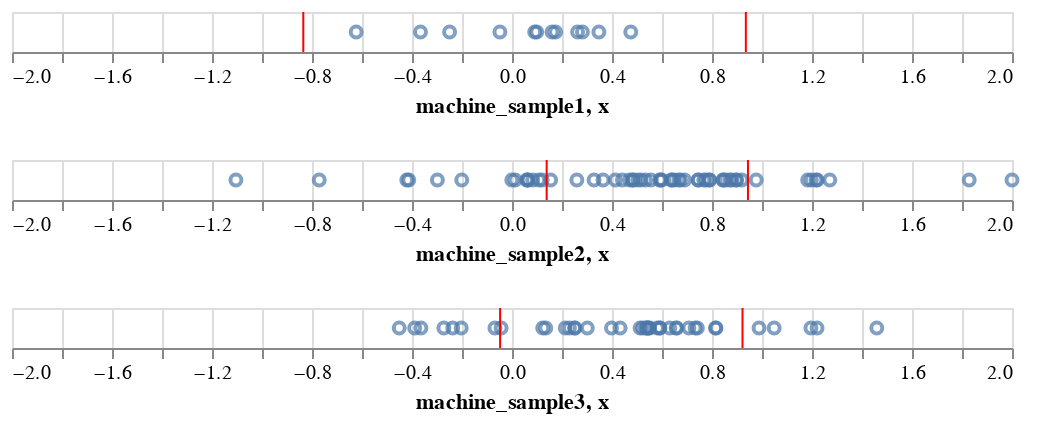

Notebook code for this chart:
### Code cell
base1 = alt.Chart(pd.DataFrame({"machine_sample1":machine_sample1}))
points1 = base1.mark_point().encode(x=alt.X("machine_sample1",scale=alt.Scale(
            domain=(-2, 2),
            clamp=True
        ))).properties(
    width=500
)

dist1 = base1.transform_density(
    'machine_sample1',
    as_=['machine_sample1', 'density'],
).mark_area().encode(
    x=alt.X("machine_sample1:Q",scale=alt.Scale(domain=(-2,2))),
    y='density:Q',
).properties(width=500,height=150)
C = 1.4142

q1_ucb = np.mean(machine_sample1) + C* np.sqrt(np.log(trial)/len(machine_sample1))
q1_lcb = np.mean(machine_sample1) - C* np.sqrt(np.log(trial)/len(machine_sample1))

q1_ucb_plot = alt.Chart(pd.DataFrame({'x': [q1_ucb]})).mark_rule(color='red').encode(
    x='x',
    size=alt.value(1)
)
q1_lcb_plot = alt.Chart(pd.DataFrame({'x': [q1_lcb]})).mark_rule(color='red').encode(
    x='x',
    size=alt.value(1)
)



base2 = alt.Chart(pd.DataFrame({"machine_sample2":machine_sample2}))
points2 = base2.mark_point().encode(x=alt.X("machine_sample2",scale=alt.Scale(
            domain=(-2, 2),
            clamp=True
        ))).properties(
    width=500
)

dist2 = base2.transform_density(
    'machine_sample2',
    as_=['machine_sample2', 'density'],
).mark_area().encode(
    x=alt.X("machine_sample2:Q",scale=alt.Scale(domain=(-2,2))),
    y='density:Q',
).properties(width=500,height=150)
C = 1.4142

q2_ucb = np.mean(machine_sample2) + C* np.sqrt(np.log(trial)/len(machine_sample2))
q2_lcb = np.mean(machine_sample2) - C* np.sqrt(np.log(trial)/len(machine_sample2))

q2_ucb_plot = alt.Chart(pd.DataFrame({'x': [q2_ucb]})).mark_rule(color='red').encode(
    x='x',
    size=alt.value(1)
)
q2_lcb_plot = alt.Chart(pd.DataFrame({'x': [q2_lcb]})).mark_rule(color='red').encode(
    x='x',
    size=alt.value(1)
)

base3 = alt.Chart(pd.DataFrame({"machine_sample3":machine_sample3}))
points3 = base3.mark_point().encode(x=alt.X("machine_sample3",scale=alt.Scale(
            domain=(-2, 2),
            clamp=True
        ))).properties(
    width=500
)

dist3 = base3.transform_density(
    'machine_sample3',
    as_=['machine_sample3', 'density'],
).mark_area().encode(
    x=alt.X("machine_sample3:Q",scale=alt.Scale(domain=(-2,2))),
    y='density:Q',
).properties(width=500,height=150)
C = 1.4142

q3_ucb = np.mean(machine_sample3) + C* np.sqrt(np.log(trial)/len(machine_sample3))
q3_lcb = np.mean(machine_sample3) - C* np.sqrt(np.log(trial)/len(machine_sample3))

q3_ucb_plot = alt.Chart(pd.DataFrame({'x': [q3_ucb]})).mark_rule(color='red').encode(
    x='x',
    size=alt.value(1)
)
q3_lcb_plot = alt.Chart(pd.DataFrame({'x': [q3_lcb]})).mark_rule(color='red').encode(
    x='x',
    size=alt.value(1)
)





# (dist1+q1_ucb_plot+q1_lcb_plot)&(points1+q1_ucb_plot+q1_lcb_plot)&\
# (dist2+q2_ucb_plot+q2_lcb_plot)&(points2+q2_ucb_plot+q2_lcb_plot)&\
# (dist3+q3_ucb_plot+q3_lcb_plot)&(points3+q3_ucb_plot+q3_lcb_plot)
(points1+q1_ucb_plot+q1_lcb_plot)&\
(points2+q2_ucb_plot+q2_lcb_plot)&\
(points3+q3_ucb_plot+q3_lcb_plot)

### Figure 1 — Vega-Lite specification as saved in the notebook (floating-point values rounded to 4 significant figures)
{"config": {"view": {"continuousWidth": 400, "continuousHeight": 300}}, "vconcat": [{"layer": [{"data": {"name": "data-61691598199032232e2facd4be29e92f"}, "mark": "point", "encoding": {"x": {"type": "quantitative", "field": "machine_sample1", "scale": {"clamp": true, "domain": [-2, 2]}}}, "width": 500}, {"data": {"name": "data-efa86b4aeb628c6aafa65554f32361b9"}, "mark": {"type": "rule", "color": "red"}, "encoding": {"size": {"value": 1}, "x": {"type": "quantitative", "field": "x"}}}, {"data": {"name": "data-aa084131fa03f48656b1036dc5f49181"}, "mark": {"type": "rule", "color": "red"}, "encoding": {"size": {"value": 1}, "x": {"type": "quantitative", "field": "x"}}}]}, {"layer": [{"data": {"name": "data-1485252252e161786596858ca7a454df"}, "mark": "point", "encoding": {"x": {"type": "quantitative", "field": "machine_sample2", "scale": {"clamp": true, "domain": [-2, 2]}}}, "width": 500}, {"data": {"name": "data-850b8a63d3b729c778e12c59be6fd7d9"}, "mark": {"type": "rule", "color": "red"}, "encoding": {"size": {"value": 1}, "x": {"type": "quantitative", "field": "x"}}}, {"data": {"name": "data-f635cb5404f8a82121d1ca64825c577e"}, "mark": {"type": "rule", "color": "red"}, "encoding": {"size": {"value": 1}, "x": {"type": "quantitative", "field": "x"}}}]}, {"layer": [{"data": {"name": "data-86598ce7a38c6d82f1d004f389e8e6c1"}, "mark": "point", "encoding": {"x": {"type": "quantitative", "field": "machine_sample3", "scale": {"clamp": true, "domain": [-2, 2]}}}, "width": 500}, {"data": {"name": "data-7aa20aa53d2e2f8a81d5d57643952203"}, "mark": {"type": "rule", "color": "red"}, "encoding": {"size": {"value": 1}, "x": {"type": "quantitative", "field": "x"}}}, {"data": {"name": "data-b16b8c4c7cb1ee59e23e06ed101dc2a3"}, "mark": {"type": "rule", "color": "red"}, "encoding": {"size": {"value": 1}, "x": {"type": "quantitative", "field": "x"}}}]}], "$schema": "https://vega.github.io/schema/vega-lite/v4.8.1.json", "datasets": {"data-61691598199032232e2facd4be29e92f": [{"machine_sample1": 0.09073}, {"machine_sample1": -0.04835}, {"machine_sample1": 0.1602}, {"machine_sample1": 0.475}, {"machine_sample1": -0.3661}, {"machine_sample1": 0.2817}, {"machine_sample1": 0.1744}, {"machine_sample1": -0.2496}, {"machine_sample1": 0.09899}, {"machine_sample1": 0.2624}, {"machine_sample1": -0.6232}, {"machine_sample1": 0.3474}], "data-efa86b4aeb628c6aafa65554f32361b9": [{"x": 0.9354}], "data-aa084131fa03f48656b1036dc5f49181": [{"x": -0.8348}], "data-1485252252e161786596858ca7a454df": [{"machine_sample2": 0.7904}, {"machine_sample2": 2.329}, {"machine_sample2": -0.4128}, {"machine_sample2": 0.1072}, {"machine_sample2": 0.5944}, {"machine_sample2": 0.6384}, {"machine_sample2": 0.3283}, {"machine_sample2": 0.6384}, {"machine_sample2": 1.271}, {"machine_sample2": 0.5339}, {"machine_sample2": -1.104}, {"machine_sample2": 0.0629}, {"machine_sample2": 0.4839}, {"machine_sample2": 0.5993}, {"machine_sample2": -0.7711}, {"machine_sample2": -0.2009}, {"machine_sample2": 0.7671}, {"machine_sample2": 0.08259}, {"machine_sample2": -0.4209}, {"machine_sample2": 0.6741}, {"machine_sample2": 1.183}, {"machine_sample2": 0.7449}, {"machine_sample2": 0.7449}, {"machine_sample2": 0.79}, {"machine_sample2": 0.05852}, {"machine_sample2": 0.8966}, {"machine_sample2": 0.6673}, {"machine_sample2": 0.01271}, {"machine_sample2": 0.4703}, {"machine_sample2": 0.9768}, {"machine_sample2": 0.8988}, {"machine_sample2": 1.829}, {"machine_sample2": 1.197}, {"machine_sample2": 0.5026}, {"machine_sample2": 0.8444}, {"machine_sample2": 0.5559}, {"machine_sample2": -0.000792}, {"machine_sample2": 0.1546}, {"machine_sample2": 0.591}, {"machine_sample2": 0.8444}, {"machine_sample2": 0.8785}, {"machine_sample2": 0.7754}, {"machine_sample2": 1.216}, {"machine_sample2": 0.4839}, {"machine_sample2": 0.6493}, {"machine_sample2": -0.2984}, {"machine_sample2": 0.8708}, {"machine_sample2": 0.3643}, {"machine_sample2": 0.4418}, {"machine_sample2": 0.9192}, {"machine_sample2": 0.6908}, {"machine_sample2": 1.221}, {"machine_sample2": 0.06369}, {"machine_sample2": 0.1206}, {"machine_sample2": 0.2595}, {"machine_sample2": 0.8538}, {"machine_sample2": 0.5161}, {"machine_sample2": 0.4135}], "data-850b8a63d3b729c778e12c59be6fd7d9": [{"x": 0.9438}], "data-f635cb5404f8a82121d1ca64825c577e": [{"x": 0.1386}], "data-86598ce7a38c6d82f1d004f389e8e6c1": [{"machine_sample3": 0.5502}, {"machine_sample3": 0.5472}, {"machine_sample3": 0.251}, {"machine_sample3": 1.049}, {"machine_sample3": -0.2031}, {"machine_sample3": 1.196}, {"machine_sample3": 0.5229}, {"machine_sample3": 0.5125}, {"machine_sample3": -0.06838}, {"machine_sample3": 0.3012}, {"machine_sample3": 0.8162}, {"machine_sample3": 0.7415}, {"machine_sample3": 1.22}, {"machine_sample3": 0.213}, {"machine_sample3": 0.4325}, {"machine_sample3": 0.5818}, {"machine_sample3": 0.7075}, {"machine_sample3": 0.5915}, {"machine_sample3": 0.398}, {"machine_sample3": -0.3893}, {"machine_sample3": 0.1228}, {"machine_sample3": -0.237}, {"machine_sample3": 0.2297}, {"machine_sample3": 0.814}, {"machine_sample3": 0.6309}, {"machine_sample3": -0.04349}, {"machine_sample3": 0.5382}, {"machine_sample3": 0.251}, {"machine_sample3": 0.5915}, {"machine_sample3": 0.9881}, {"machine_sample3": 0.5378}, {"machine_sample3": 0.6567}, {"machine_sample3": 0.5412}, {"machine_sample3": -0.451}, {"machine_sample3": 0.659}, {"machine_sample3": 0.1351}, {"machine_sample3": 1.459}, {"machine_sample3": -0.3643}, {"machine_sample3": 0.7325}, {"machine_sample3": -0.2725}], "data-7aa20aa53d2e2f8a81d5d57643952203": [{"x": 0.922}], "data-b16b8c4c7cb1ee59e23e06ed101dc2a3": [{"x": -0.04753}]}}
